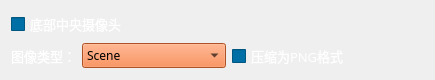
    <widget class="QWidget" name="layoutWidget_7">
     <property name="geometry">
      <rect>
       <x>0</x>
       <y>210</y>
       <width>435</width>
       <height>56</height>
      </rect>
     </property>
     <layout class="QGridLayout" name="gridLayout_9">
      <item row="0" column="0">
       <widget class="QCheckBox" name="record_buttom_center_camera_checkBox">
        <property name="palette">
         <palette>
          <active>
           <colorrole role="WindowText">
            <brush brushstyle="SolidPattern">
             <color alpha="255">
              <red>255</red>
              <green>255</green>
              <blue>255</blue>
             </color>
            </brush>
           </colorrole>
           <colorrole role="Button">
            <brush brushstyle="SolidPattern">
             <color alpha="255">
              <red>0</red>
              <green>111</green>
              <blue>166</blue>
             </color>
            </brush>
           </colorrole>
           <colorrole role="Base">
            <brush brushstyle="SolidPattern">
             <color alpha="255">
              <red>0</red>
              <green>111</green>
              <blue>166</blue>
             </color>
            </brush>
           </colorrole>
           <colorrole role="Window">
            <brush brushstyle="SolidPattern">
             <color alpha="255">
              <red>0</red>
              <green>111</green>
              <blue>166</blue>
             </color>
            </brush>
           </colorrole>
          </active>
          <inactive>
           <colorrole role="WindowText">
            <brush brushstyle="SolidPattern">
             <color alpha="255">
              <red>255</red>
              <green>255</green>
              <blue>255</blue>
             </color>
            </brush>
           </colorrole>
           <colorrole role="Button">
            <brush brushstyle="SolidPattern">
             <color alpha="255">
              <red>0</red>
              <green>111</green>
              <blue>166</blue>
             </color>
            </brush>
           </colorrole>
           <colorrole role="Base">
            <brush brushstyle="SolidPattern">
             <color alpha="255">
              <red>0</red>
              <green>111</green>
              <blue>166</blue>
             </color>
            </brush>
           </colorrole>
           <colorrole role="Window">
            <brush brushstyle="SolidPattern">
             <color alpha="255">
              <red>0</red>
              <green>111</green>
              <blue>166</blue>
             </color>
            </brush>
           </colorrole>
          </inactive>
          <disabled>
           <colorrole role="WindowText">
            <brush brushstyle="SolidPattern">
             <color alpha="255">
              <red>120</red>
              <green>120</green>
              <blue>120</blue>
             </color>
            </brush>
           </colorrole>
           <colorrole role="Button">
            <brush brushstyle="SolidPattern">
             <color alpha="255">
              <red>0</red>
              <green>111</green>
              <blue>166</blue>
             </color>
            </brush>
           </colorrole>
           <colorrole role="Base">
            <brush brushstyle="SolidPattern">
             <color alpha="255">
              <red>0</red>
              <green>111</green>
              <blue>166</blue>
             </color>
            </brush>
           </colorrole>
           <colorrole role="Window">
            <brush brushstyle="SolidPattern">
             <color alpha="255">
              <red>0</red>
              <green>111</green>
              <blue>166</blue>
             </color>
            </brush>
           </colorrole>
          </disabled>
         </palette>
        </property>
        <property name="font">
         <font>
          <family>等线</family>
          <pointsize>10</pointsize>
         </font>
        </property>
        <property name="text">
         <string>底部中央摄像头</string>
        </property>
       </widget>
      </item>
      <item row="1" column="0">
       <layout class="QGridLayout" name="gridLayout_10">
        <item row="0" column="0">
         <widget class="QLabel" name="label_16">
          <property name="palette">
           <palette>
            <active>
             <colorrole role="WindowText">
              <brush brushstyle="SolidPattern">
               <color alpha="255">
                <red>255</red>
                <green>255</green>
                <blue>255</blue>
               </color>
              </brush>
             </colorrole>
             <colorrole role="Button">
              <brush brushstyle="SolidPattern">
               <color alpha="255">
                <red>0</red>
                <green>111</green>
                <blue>166</blue>
               </color>
              </brush>
             </colorrole>
             <colorrole role="Base">
              <brush brushstyle="SolidPattern">
               <color alpha="255">
                <red>0</red>
                <green>111</green>
                <blue>166</blue>
               </color>
              </brush>
             </colorrole>
             <colorrole role="Window">
              <brush brushstyle="SolidPattern">
               <color alpha="255">
                <red>0</red>
                <green>111</green>
                <blue>166</blue>
               </color>
              </brush>
             </colorrole>
            </active>
            <inactive>
             <colorrole role="WindowText">
              <brush brushstyle="SolidPattern">
               <color alpha="255">
                <red>255</red>
                <green>255</green>
                <blue>255</blue>
               </color>
              </brush>
             </colorrole>
             <colorrole role="Button">
              <brush brushstyle="SolidPattern">
               <color alpha="255">
                <red>0</red>
                <green>111</green>
                <blue>166</blue>
               </color>
              </brush>
             </colorrole>
             <colorrole role="Base">
              <brush brushstyle="SolidPattern">
               <color alpha="255">
                <red>0</red>
                <green>111</green>
                <blue>166</blue>
               </color>
              </brush>
             </colorrole>
             <colorrole role="Window">
              <brush brushstyle="SolidPattern">
               <color alpha="255">
                <red>0</red>
                <green>111</green>
                <blue>166</blue>
               </color>
              </brush>
             </colorrole>
            </inactive>
            <disabled>
             <colorrole role="WindowText">
              <brush brushstyle="SolidPattern">
               <color alpha="255">
                <red>120</red>
                <green>120</green>
                <blue>120</blue>
               </color>
              </brush>
             </colorrole>
             <colorrole role="Button">
              <brush brushstyle="SolidPattern">
               <color alpha="255">
                <red>0</red>
                <green>111</green>
                <blue>166</blue>
               </color>
              </brush>
             </colorrole>
             <colorrole role="Base">
              <brush brushstyle="SolidPattern">
               <color alpha="255">
                <red>0</red>
                <green>111</green>
                <blue>166</blue>
               </color>
              </brush>
             </colorrole>
             <colorrole role="Window">
              <brush brushstyle="SolidPattern">
               <color alpha="255">
                <red>0</red>
                <green>111</green>
                <blue>166</blue>
               </color>
              </brush>
             </colorrole>
            </disabled>
           </palette>
          </property>
          <property name="font">
           <font>
            <family>等线</family>
            <pointsize>10</pointsize>
           </font>
          </property>
          <property name="layoutDirection">
           <enum>Qt::LeftToRight</enum>
          </property>
          <property name="text">
           <string>图像类型：</string>
          </property>
          <property name="alignment">
           <set>Qt::AlignCenter</set>
          </property>
         </widget>
        </item>
        <item row="0" column="1">
         <widget class="QComboBox" name="record_buttom_center_camera_image_type_choose">
          <property name="palette">
           <palette>
            <active>
             <colorrole role="Button">
              <brush brushstyle="SolidPattern">
               <color alpha="255">
                <red>241</red>
                <green>115</green>
                <blue>52</blue>
               </color>
              </brush>
             </colorrole>
             <colorrole role="Text">
              <brush brushstyle="SolidPattern">
               <color alpha="255">
                <red>255</red>
                <green>255</green>
                <blue>255</blue>
               </color>
              </brush>
             </colorrole>
             <colorrole role="Base">
              <brush brushstyle="SolidPattern">
               <color alpha="255">
                <red>241</red>
                <green>115</green>
                <blue>52</blue>
               </color>
              </brush>
             </colorrole>
             <colorrole role="Window">
              <brush brushstyle="SolidPattern">
               <color alpha="255">
                <red>241</red>
                <green>115</green>
                <blue>52</blue>
               </color>
              </brush>
             </colorrole>
             <colorrole role="PlaceholderText">
              <brush brushstyle="SolidPattern">
               <color alpha="128">
                <red>255</red>
                <green>255</green>
                <blue>255</blue>
               </color>
              </brush>
             </colorrole>
            </active>
            <inactive>
             <colorrole role="Button">
              <brush brushstyle="SolidPattern">
               <color alpha="255">
                <red>241</red>
                <green>115</green>
                <blue>52</blue>
               </color>
              </brush>
             </colorrole>
             <colorrole role="Text">
              <brush brushstyle="SolidPattern">
               <color alpha="255">
                <red>255</red>
                <green>255</green>
                <blue>255</blue>
               </color>
              </brush>
             </colorrole>
             <colorrole role="Base">
              <brush brushstyle="SolidPattern">
               <color alpha="255">
                <red>241</red>
                <green>115</green>
                <blue>52</blue>
               </color>
              </brush>
             </colorrole>
             <colorrole role="Window">
              <brush brushstyle="SolidPattern">
               <color alpha="255">
                <red>241</red>
                <green>115</green>
                <blue>52</blue>
               </color>
              </brush>
             </colorrole>
             <colorrole role="PlaceholderText">
              <brush brushstyle="SolidPattern">
               <color alpha="128">
                <red>255</red>
                <green>255</green>
                <blue>255</blue>
               </color>
              </brush>
             </colorrole>
            </inactive>
            <disabled>
             <colorrole role="Button">
              <brush brushstyle="SolidPattern">
               <color alpha="255">
                <red>241</red>
                <green>115</green>
                <blue>52</blue>
               </color>
              </brush>
             </colorrole>
             <colorrole role="Text">
              <brush brushstyle="SolidPattern">
               <color alpha="255">
                <red>120</red>
                <green>120</green>
                <blue>120</blue>
               </color>
              </brush>
             </colorrole>
             <colorrole role="Base">
              <brush brushstyle="SolidPattern">
               <color alpha="255">
                <red>241</red>
                <green>115</green>
                <blue>52</blue>
               </color>
              </brush>
             </colorrole>
             <colorrole role="Window">
              <brush brushstyle="SolidPattern">
               <color alpha="255">
                <red>241</red>
                <green>115</green>
                <blue>52</blue>
               </color>
              </brush>
             </colorrole>
             <colorrole role="PlaceholderText">
              <brush brushstyle="SolidPattern">
               <color alpha="128">
                <red>0</red>
                <green>0</green>
                <blue>0</blue>
               </color>
              </brush>
             </colorrole>
            </disabled>
           </palette>
          </property>
          <property name="font">
           <font>
            <family>Adobe 繁黑體 Std B</family>
           </font>
          </property>
          <property name="layoutDirection">
           <enum>Qt::LeftToRight</enum>
          </property>
          <property name="styleSheet">
           <string notr="true">background-color: rgb(241, 115, 52);</string>
          </property>
          <item>
           <property name="text">
            <string>Scene</string>
           </property>
          </item>
          <item>
           <property name="text">
            <string>DepthPlanar</string>
           </property>
          </item>
          <item>
           <property name="text">
            <string>DepthPerspective</string>
           </property>
          </item>
          <item>
           <property name="text">
            <string>DepthVis</string>
           </property>
          </item>
          <item>
           <property name="text">
            <string>DisparityNormalized</string>
           </property>
          </item>
          <item>
           <property name="text">
            <string>Segmentation</string>
           </property>
          </item>
          <item>
           <property name="text">
            <string>SurfaceNormals</string>
           </property>
          </item>
          <item>
           <property name="text">
            <string>Infrared</string>
           </property>
          </item>
          <item>
           <property name="text">
            <string>OpticalFlow</string>
           </property>
          </item>
          <item>
           <property name="text">
            <string>OpticalFlowVis</string>
           </property>
          </item>
         </widget>
        </item>
       </layout>
      </item>
      <item row="1" column="1">
       <widget class="QCheckBox" name="record_buttom_center_camera_compress_checkBox">
        <property name="palette">
         <palette>
          <active>
           <colorrole role="WindowText">
            <brush brushstyle="SolidPattern">
             <color alpha="255">
              <red>255</red>
              <green>255</green>
              <blue>255</blue>
             </color>
            </brush>
           </colorrole>
           <colorrole role="Button">
            <brush brushstyle="SolidPattern">
             <color alpha="255">
              <red>0</red>
              <green>111</green>
              <blue>166</blue>
             </color>
            </brush>
           </colorrole>
           <colorrole role="Base">
            <brush brushstyle="SolidPattern">
             <color alpha="255">
              <red>0</red>
              <green>111</green>
              <blue>166</blue>
             </color>
            </brush>
           </colorrole>
           <colorrole role="Window">
            <brush brushstyle="SolidPattern">
             <color alpha="255">
              <red>0</red>
              <green>111</green>
              <blue>166</blue>
             </color>
            </brush>
           </colorrole>
          </active>
          <inactive>
           <colorrole role="WindowText">
            <brush brushstyle="SolidPattern">
             <color alpha="255">
              <red>255</red>
              <green>255</green>
              <blue>255</blue>
             </color>
            </brush>
           </colorrole>
           <colorrole role="Button">
            <brush brushstyle="SolidPattern">
             <color alpha="255">
              <red>0</red>
              <green>111</green>
              <blue>166</blue>
             </color>
            </brush>
           </colorrole>
           <colorrole role="Base">
            <brush brushstyle="SolidPattern">
             <color alpha="255">
              <red>0</red>
              <green>111</green>
              <blue>166</blue>
             </color>
            </brush>
           </colorrole>
           <colorrole role="Window">
            <brush brushstyle="SolidPattern">
             <color alpha="255">
              <red>0</red>
              <green>111</green>
              <blue>166</blue>
             </color>
            </brush>
           </colorrole>
          </inactive>
          <disabled>
           <colorrole role="WindowText">
            <brush brushstyle="SolidPattern">
             <color alpha="255">
              <red>120</red>
              <green>120</green>
              <blue>120</blue>
             </color>
            </brush>
           </colorrole>
           <colorrole role="Button">
            <brush brushstyle="SolidPattern">
             <color alpha="255">
              <red>0</red>
              <green>111</green>
              <blue>166</blue>
             </color>
            </brush>
           </colorrole>
           <colorrole role="Base">
            <brush brushstyle="SolidPattern">
             <color alpha="255">
              <red>0</red>
              <green>111</green>
              <blue>166</blue>
             </color>
            </brush>
           </colorrole>
           <colorrole role="Window">
            <brush brushstyle="SolidPattern">
             <color alpha="255">
              <red>0</red>
              <green>111</green>
              <blue>166</blue>
             </color>
            </brush>
           </colorrole>
          </disabled>
         </palette>
        </property>
        <property name="font">
         <font>
          <family>等线</family>
          <pointsize>10</pointsize>
         </font>
        </property>
        <property name="text">
         <string>压缩为PNG格式</string>
        </property>
       </widget>
      </item>
     </layout>
    </widget>
